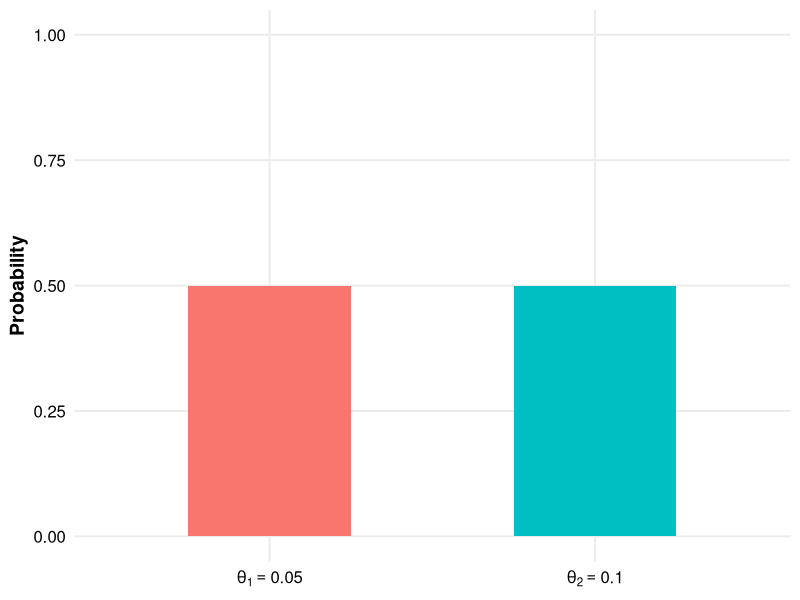
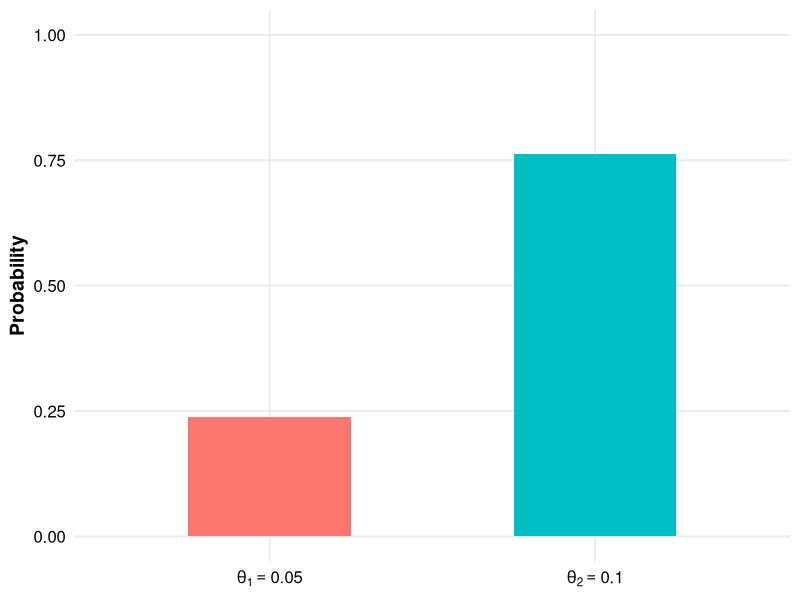
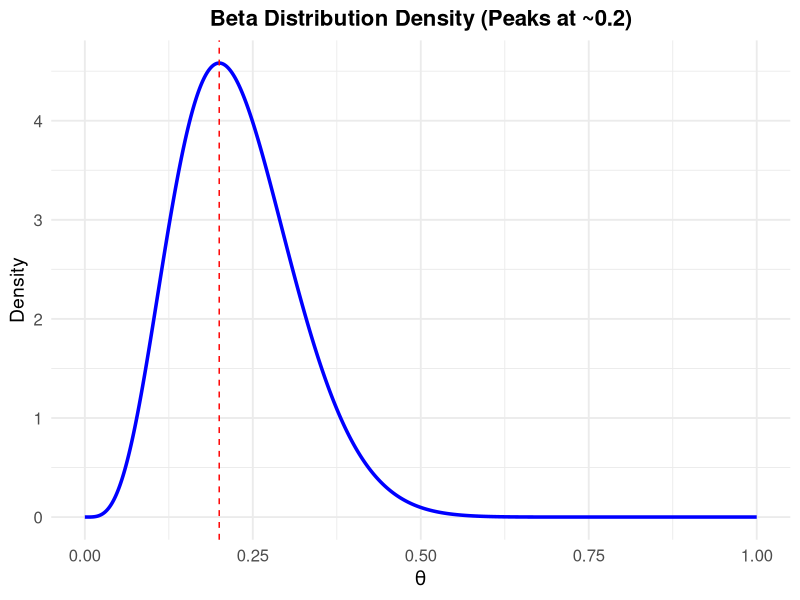
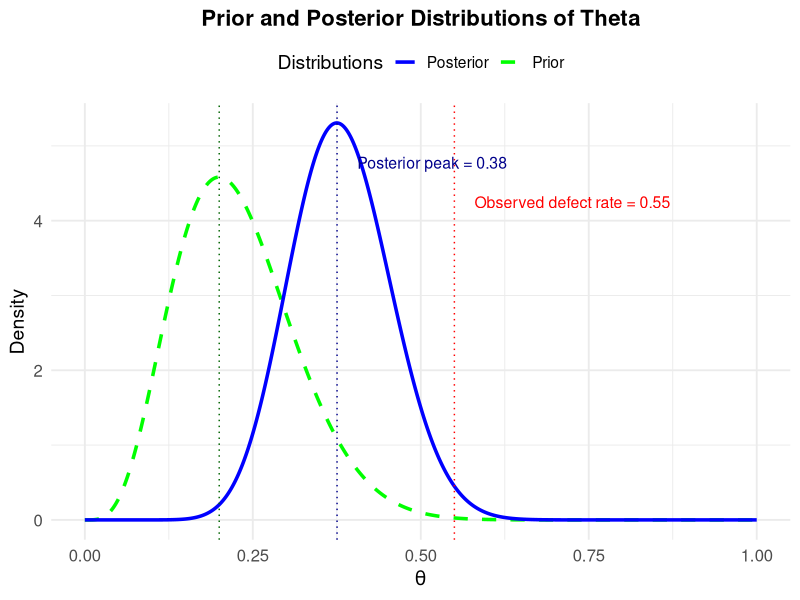
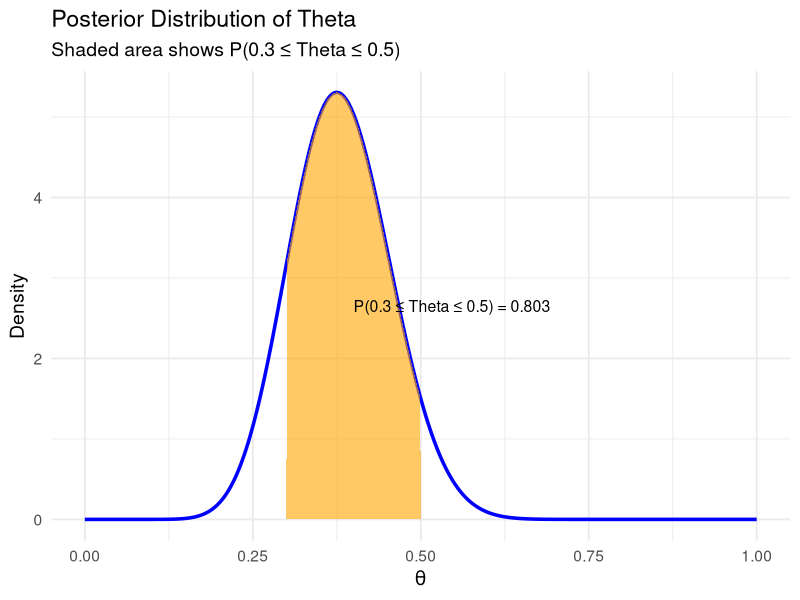
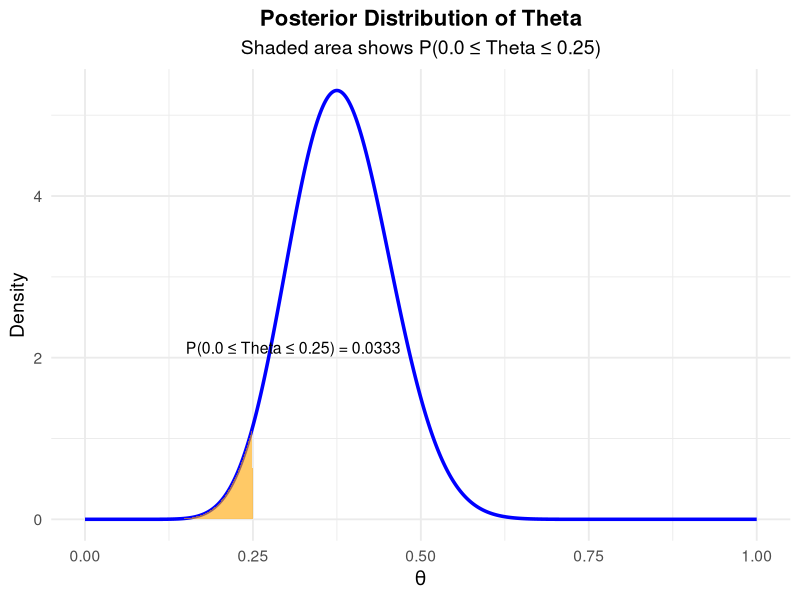
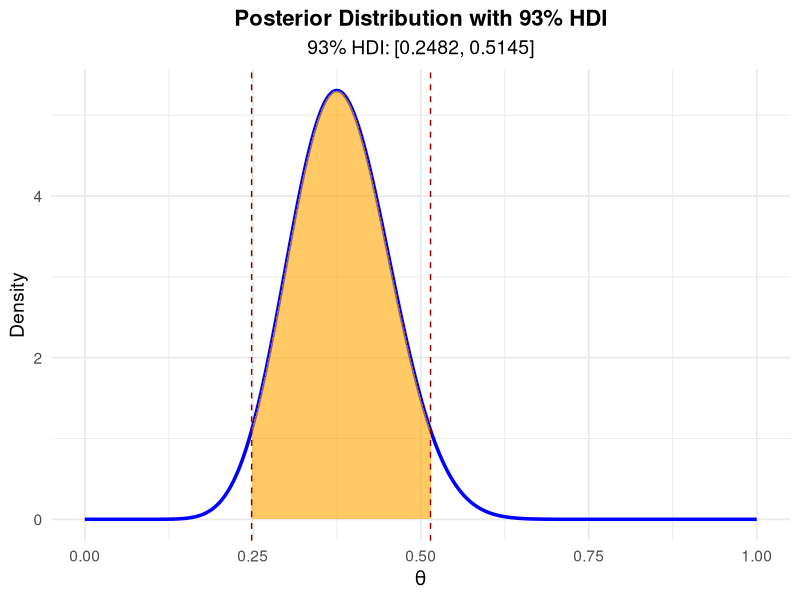

The R source for these figures, in order:
## ---- chunk 1
# Load ggplot2 package
library(ggplot2)

# Create the data
data <- data.frame(
  theta = factor(c("theta[1] == 0.05", "theta[2] == 0.10"),
                 levels = c("theta[1] == 0.05", "theta[2] == 0.10")),
  probability = c(0.5, 0.5)
)
# Create and render the bar plot
ggplot(data, aes(x = theta, y = probability, fill = theta)) +
  geom_bar(stat = "identity", width = 0.5) +
  scale_x_discrete(labels = c(expression(theta[1] == 0.05),
                              expression(theta[2] == 0.10))) +
  scale_y_continuous(name = "Probability", limits = c(0, 1)) +
  labs(x = NULL, y = "Probability") +
  theme_minimal(base_size = 14) +
  theme(
    legend.position = "none",
    panel.grid.minor = element_blank(),
    axis.text = element_text(size = 12, color = "black"),
    axis.title.y = element_text(size = 14, face = "bold")
  )
## ---- chunk 2
# Load ggplot2 package
library(ggplot2)

# Create the data
data <- data.frame(
  theta = factor(c("theta[1] == 0.05", "theta[2] == 0.10"),
                 levels = c("theta[1] == 0.05", "theta[2] == 0.10")),
  probability = c(0.2387, 0.7613)
)

# Create the bar plot
ggplot(data, aes(x = theta, y = probability, fill = theta)) +
  geom_bar(stat = "identity", width = 0.5) +
  scale_x_discrete(labels = c(expression(theta[1] == 0.05),
                              expression(theta[2] == 0.10))) +
  scale_y_continuous(name = "Probability", limits = c(0, 1)) +
  labs(x = NULL, y = "Probability") +
  theme_minimal(base_size = 14) +
  theme(
    legend.position = "none",
    panel.grid.minor = element_blank(),
    axis.text = element_text(size = 12, color = "black"),
    axis.title.y = element_text(size = 14, face = "bold")
  )
## ---- chunk 3
# Load ggplot2 package
library(ggplot2)

# Generate beta distribution data
x <- seq(0, 1, length.out = 1000)  # Values between 0 and 1
alpha <- 5  # Shape parameter alpha
beta <- 17  # Shape parameter beta
density <- dbeta(x, shape1 = alpha, shape2 = beta)  # Beta density

# Create a data frame for plotting
data <- data.frame(x = x, density = density)

# Plot the beta density using ggplot2
ggplot(data, aes(x = x, y = density)) +
  geom_line(color = "blue", linewidth = 1.2) +
  labs(
    title = "Beta Distribution Density (Peaks at ~0.2)",
    x = expression(theta),
    y = "Density"
  ) +
  theme_minimal(base_size = 14) +
  theme(
    plot.title = element_text(face = "bold", hjust = 0.5, size = 16),
    axis.text = element_text(size = 12),
    axis.title = element_text(size = 14)
  ) +
  geom_vline(xintercept = 0.2, linetype = "dashed", color = "red")
## ---- chunk 4
# Load required packages
library(ggplot2)

# Define parameters
alpha_prior <- 5  # Prior alpha (Beta distribution)
beta_prior <- 17  # Prior beta (Beta distribution)
n <- 20           # Sample size
x_obs <- 11       # Number of defective items observed

# Define the likelihood function
likelihood <- function(theta, x, n) {
  choose(n, x) * theta^x * (1 - theta)^(n - x)
}

# Define the prior density (Beta distribution)
prior <- function(theta, alpha, beta) {
  dbeta(theta, shape1 = alpha, shape2 = beta)
}

# Define the unnormalized posterior
unnormalized_posterior <- function(theta, x, n, alpha, beta) {
  likelihood(theta, x, n) * prior(theta, alpha, beta)
}

# Compute the marginal probability using numerical integration
marginal <- integrate(
  f = function(theta) unnormalized_posterior(theta, x_obs, n, alpha_prior, beta_prior),
  lower = 0,
  upper = 1
)$value

# Define the posterior density function
posterior <- function(theta, x, n, alpha, beta, marginal) {
  unnormalized_posterior(theta, x, n, alpha, beta) / marginal
}

# Generate data for plotting the prior and posterior
theta_values <- seq(0, 1, length.out = 1000)
prior_values <- prior(theta_values, alpha_prior, beta_prior)
posterior_values <- posterior(theta_values, x_obs, n,
                              alpha_prior, beta_prior, marginal)

# Create a data frame for plotting
plot_data <- data.frame(
  theta = theta_values,
  Prior = prior_values,
  Posterior = posterior_values
)

# Find the peak (mode) of the posterior distribution
posterior_peak <- theta_values[which.max(posterior_values)]

# Plot the prior and posterior distributions
ggplot(plot_data, aes(x = theta)) +
  geom_line(aes(y = Prior, color = "Prior"),
            linewidth = 1.2, linetype = "dashed") +
  geom_line(aes(y = Posterior, color = "Posterior"), linewidth = 1.2) +
  scale_color_manual(
    values = c("Prior" = "green", "Posterior" = "blue"),
    name = "Distributions"
  ) +
  labs(
    title = "Prior and Posterior Distributions of Theta",
    x = expression(theta),
    y = "Density"
  ) +
  theme_minimal(base_size = 14) +
  theme(
    plot.title = element_text(face = "bold", hjust = 0.5, size = 16),
    axis.text = element_text(size = 12),
    axis.title = element_text(size = 14),
    legend.position = "top"
  ) + 
  geom_vline(xintercept = 0.2, linetype = "dotted", color = "darkgreen") +
  geom_vline(xintercept = x_obs / n, linetype = "dotted", color = "red") +
  # Annotate the observed defect rate
  annotate(
    "text",
    x = x_obs/n + 0.03,  # Position slightly to the right of the red line
    y = max(posterior_values) * 0.8,  # Adjust height dynamically
    label = paste0("Observed defect rate = ", round(x_obs / n, 2)),
    color = "red",
    size = 4,
    hjust = 0
  ) +
  # Annotate the peak of the posterior
  geom_vline(xintercept = posterior_peak,
             linetype = "dotted", color = "darkblue") +
  annotate(
    "text",
    x = posterior_peak + 0.03,  # Position slightly to the right of the peak
    y = max(posterior_values) * 0.9,  # Adjust height dynamically
    label = paste0("Posterior peak = ", round(posterior_peak, 2)),
    color = "darkblue",
    size = 4,
    hjust = 0
  )
## ---- chunk 5
# Load required libraries
library(ggplot2)

# Define parameters
alpha_prior <- 5  # Prior alpha (Beta distribution)
beta_prior <- 17  # Prior beta (Beta distribution)
n <- 20           # Sample size
x_obs <- 11       # Number of defective items observed

# Define the likelihood function
likelihood <- function(theta, x, n) {
  choose(n, x) * theta^x * (1 - theta)^(n - x)
}

# Define the prior density (Beta distribution)
prior <- function(theta, alpha, beta) {
  dbeta(theta, shape1 = alpha, shape2 = beta)
}

# Define the unnormalized posterior
unnormalized_posterior <- function(theta, x, n, alpha, beta) {
  likelihood(theta, x, n) * prior(theta, alpha, beta)
}

# Compute the marginal probability using numerical integration
marginal <- integrate(
  f = function(theta) unnormalized_posterior(theta, x_obs, n, alpha_prior, beta_prior),
  lower = 0,
  upper = 1
)$value

# Define the normalized posterior density function
posterior_density <- function(theta) {
  unnormalized_posterior(theta, x_obs, n, alpha_prior, beta_prior) / marginal
}

# Numerically integrate the posterior density between 0.3 and 0.5
prob_theta_numerical <- integrate(
  f = posterior_density,
  lower = 0.3,
  upper = 0.5
)$value

# Output the result
#cat("Numerical probability that theta is between 0.3 and 0.5:",
#    prob_theta_numerical, "\n")

# Generate data for the posterior curve
theta_values <- seq(0, 1, length.out = 1000)
posterior_values <- sapply(theta_values, posterior_density)

# Create a data frame for plotting
posterior_data <- data.frame(theta = theta_values, density = posterior_values)

# Plot the posterior distribution with shaded area and annotation
ggplot(posterior_data, aes(x = theta, y = density)) +
  geom_line(color = "blue", linewidth = 1.2) +
  geom_area(
    data = posterior_data[posterior_data$theta >= 0.3 &
                            posterior_data$theta <= 0.5, ],
    aes(x = theta, y = density),
    fill = "orange",
    alpha = 0.6
  ) +
  labs(
    title = "Posterior Distribution of Theta",
    subtitle = "Shaded area shows P(0.3 ≤ Theta ≤ 0.5)",
    x = expression(theta),
    y = "Density"
  ) +
  annotate(
    "text",
    x = 0.4,  # Position of the annotation text along the x-axis
    y = max(posterior_data$density) * 0.5,  # Position along the y-axis
    label = paste0("P(0.3 ≤ Theta ≤ 0.5) = ", round(prob_theta_numerical, 4)),
    color = "black",
    size = 4,
    hjust = 0
  ) +
  theme_minimal(base_size = 14)
## ---- chunk 6
# Load required libraries
library(ggplot2)

# Define parameters
alpha_prior <- 5  # Prior alpha (Beta distribution)
beta_prior <- 17  # Prior beta (Beta distribution)
n <- 20           # Sample size
x_obs <- 11       # Number of defective items observed

# Define the likelihood function
likelihood <- function(theta, x, n) {
  choose(n, x) * theta^x * (1 - theta)^(n - x)
}

# Define the prior density (Beta distribution)
prior <- function(theta, alpha, beta) {
  dbeta(theta, shape1 = alpha, shape2 = beta)
}

# Define the unnormalized posterior
unnormalized_posterior <- function(theta, x, n, alpha, beta) {
  likelihood(theta, x, n) * prior(theta, alpha, beta)
}

# Compute the marginal probability using numerical integration
marginal <- integrate(
  f = function(theta) unnormalized_posterior(theta, x_obs, n, alpha_prior, beta_prior),
  lower = 0,
  upper = 1
)$value

# Define the normalized posterior density function
posterior_density <- function(theta) {
  unnormalized_posterior(theta, x_obs, n, alpha_prior, beta_prior) / marginal
}

# Numerically integrate the posterior density between 0.0 and 0.25
prob_theta_numerical <- integrate(
  f = posterior_density,
  lower = 0.0,
  upper = 0.25
)$value

# Output the result
#cat("Numerical probability that theta is between 0.0 and 0.25:",
#    prob_theta_numerical, "\n")

# Generate data for the posterior curve
theta_values <- seq(0, 1, length.out = 1000)
posterior_values <- sapply(theta_values, posterior_density)

# Create a data frame for plotting
posterior_data <- data.frame(theta = theta_values, density = posterior_values)

# Plot the posterior distribution with shaded area and annotation
ggplot(posterior_data, aes(x = theta, y = density)) +
  geom_line(color = "blue", linewidth = 1.2) +
  geom_area(
    data = posterior_data[posterior_data$theta <= 0.25, ],
    aes(x = theta, y = density),
    fill = "orange",
    alpha = 0.6
  ) +
  labs(
    title = "Posterior Distribution of Theta",
    subtitle = "Shaded area shows P(0.0 ≤ Theta ≤ 0.25)",
    x = expression(theta),
    y = "Density"
  ) +
  annotate(
    "text",
    x = 0.15,  # Position of the annotation text along the x-axis
    y = max(posterior_data$density) * 0.4,  # Position along the y-axis
    label = paste0("P(0.0 ≤ Theta ≤ 0.25) = ", round(prob_theta_numerical, 4)),
    color = "black",
    size = 4,
    hjust = 0
  ) +
  theme_minimal(base_size = 14) +
  theme(
    plot.title = element_text(face = "bold", 
                              hjust = 0.5, size = 16),  # Center the title
    plot.subtitle = element_text(hjust = 0.5)  # Center the subtitle
  )
## ---- chunk 7
# Load required libraries
library(ggplot2)

# Define parameters
alpha_prior <- 5  # Prior alpha (Beta distribution)
beta_prior <- 17  # Prior beta (Beta distribution)
n <- 20           # Sample size
x_obs <- 11       # Number of defective items observed

# Define the likelihood function
likelihood <- function(theta, x, n) {
  choose(n, x) * theta^x * (1 - theta)^(n - x)
}

# Define the prior density (Beta distribution)
prior <- function(theta, alpha, beta) {
  dbeta(theta, shape1 = alpha, shape2 = beta)
}

# Define the unnormalized posterior
unnormalized_posterior <- function(theta, x, n, alpha, beta) {
  likelihood(theta, x, n) * prior(theta, alpha, beta)
}

# Compute the marginal probability using numerical integration
marginal <- integrate(
  f = function(theta) unnormalized_posterior(theta, x_obs, n, alpha_prior, beta_prior),
  lower = 0,
  upper = 1
)$value

# Define the normalized posterior density function
posterior_density <- function(theta) {
  unnormalized_posterior(theta, x_obs, n, alpha_prior, beta_prior) / marginal
}

# Generate data for the posterior density
theta_values <- seq(0, 1, length.out = 1000)
posterior_values <- sapply(theta_values, posterior_density)

# Create a data frame for the posterior
posterior_data <- data.frame(theta = theta_values, density = posterior_values)

# Compute the 93% HDI
compute_hdi <- function(theta, density, cred_mass = 0.93) {
  sorted_indices <- order(-density)  # Sort by descending density
  cumulative_mass <- cumsum(density[sorted_indices]) / sum(density)  # Cumulative mass
  included <- sorted_indices[cumulative_mass <= cred_mass]  # Indices within HDI
  hdi_range <- range(theta[included])  # Range of HDI
  return(hdi_range)
}

hdi <- compute_hdi(posterior_data$theta,
                   posterior_data$density, cred_mass = 0.93)

# Plot the posterior distribution with the HDI
ggplot(posterior_data, aes(x = theta, y = density)) +
  geom_line(color = "blue", linewidth = 1.2) +
  geom_area(
    data = posterior_data[posterior_data$theta >= hdi[1] &
                            posterior_data$theta <= hdi[2], ],
    aes(x = theta, y = density),
    fill = "orange",
    alpha = 0.6
  ) +
  labs(
    title = "Posterior Distribution with 93% HDI",
    subtitle = paste0("93% HDI: [", round(hdi[1], 4),
                      ", ", round(hdi[2], 4), "]"),
    x = expression(theta),
    y = "Density"
  ) +
  theme_minimal(base_size = 14) +
  theme(
    plot.title = element_text(face = "bold", hjust = 0.5, size = 16),
    plot.subtitle = element_text(hjust = 0.5)
  ) +
  geom_vline(xintercept = hdi[1], linetype = "dashed", color = "darkred") +
  geom_vline(xintercept = hdi[2], linetype = "dashed", color = "darkred")
